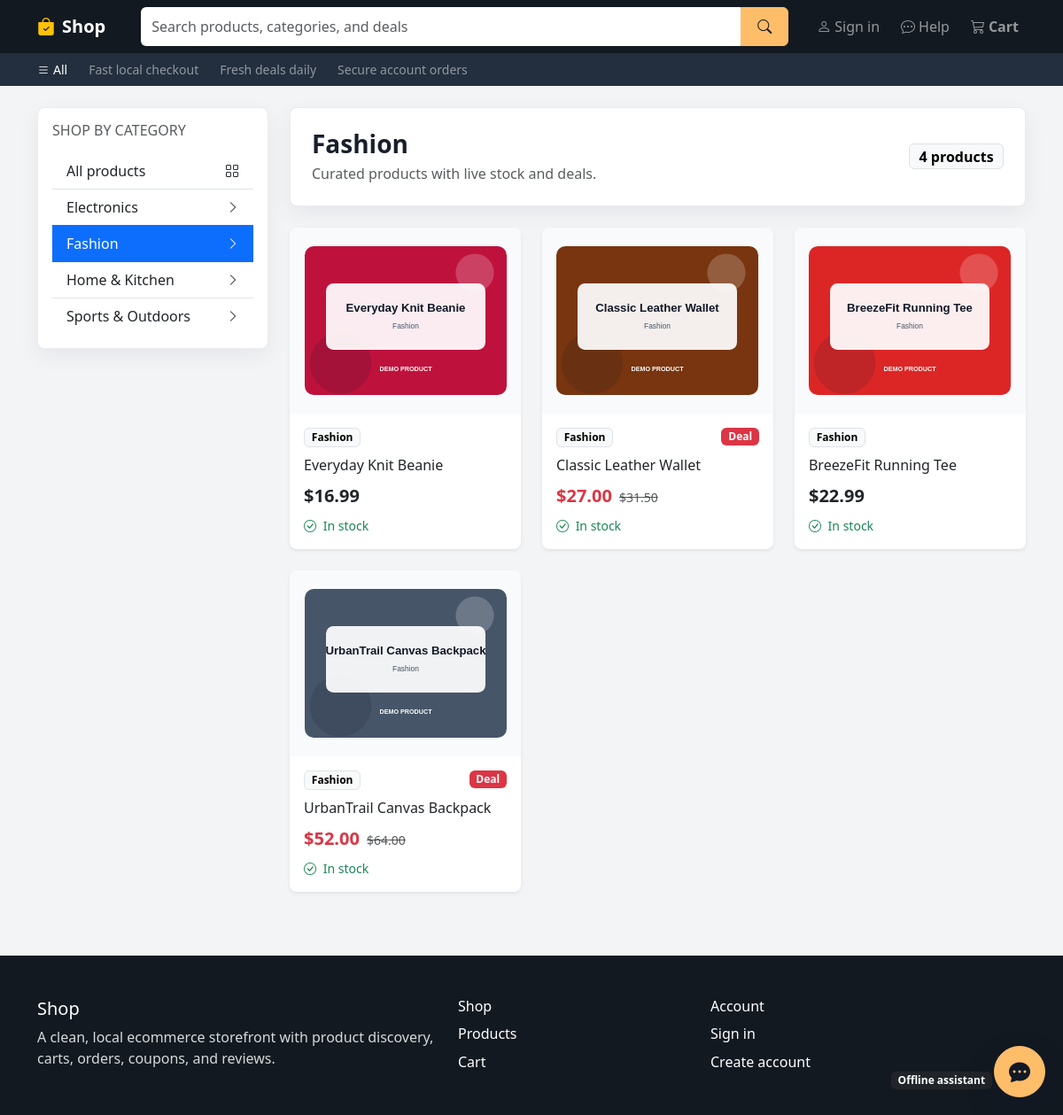
The page /products/category/fashion/ on the database its author committed.
### products/models.py (models this page shows, shortened)
class Category(models.Model):
    name = models.CharField(max_length=120, unique=True)
    slug = models.SlugField(max_length=140, unique=True, blank=True)
    description = models.TextField(blank=True)
    is_active = models.BooleanField(default=True)
    created_at = models.DateTimeField(auto_now_add=True)
    updated_at = models.DateTimeField(auto_now=True)
    class Meta:
        verbose_name = "Category"
        verbose_name_plural = "Categories"
        ordering = ["name"]

class Product(models.Model):
    category = models.ForeignKey(
        Category,
        on_delete=models.PROTECT,
        related_name="products",
    )
    name = models.CharField(max_length=180)
    slug = models.SlugField(max_length=220, unique=True, blank=True)
    description = models.TextField()
    price = models.DecimalField(
        max_digits=10,
        decimal_places=2,
        validators=[MinValueValidator(Decimal("0.01"))],
    )
    discount_price = models.DecimalField(
        max_digits=10,
        decimal_places=2,
        blank=True,
        null=True,
        validators=[MinValueValidator(Decimal("0.01"))],
    )
    stock = models.PositiveIntegerField(default=0)
    is_available = models.BooleanField(default=True)
    created_at = models.DateTimeField(auto_now_add=True)
    updated_at = models.DateTimeField(auto_now=True)
    class Meta:
        ordering = ["-created_at"]
        indexes = [
            models.Index(fields=["slug"]),
            models.Index(fields=["is_available", "stock"]),
        ]
    @property
    def has_discount(self):
        return self.discount_price is not None and self.discount_price < self.price
    @property
    def in_stock(self):
        return self.stock > 0

class ProductImage(models.Model):
    product = models.ForeignKey(
        Product,
        on_delete=models.CASCADE,
        related_name="images",
    )
    image = models.ImageField(upload_to=product_image_upload_path)
    alt_text = models.CharField(max_length=180, blank=True)
    is_primary = models.BooleanField(default=False)
    created_at = models.DateTimeField(auto_now_add=True)
    class Meta:
        ordering = ["-is_primary", "created_at"]

### products/views.py (the view)
# urls.py: path("", ProductListView.as_view(), name="product_list"),
class ProductListView(ListView):
    model = Product
    template_name = "products/product_list.html"
    context_object_name = "products"
    paginate_by = 12
    def dispatch(self, request, *args, **kwargs):
        self.category = None
        category_slug = self.kwargs.get("category_slug")
        if category_slug:
            self.category = get_object_or_404(
                Category,
                slug=category_slug,
                is_active=True,
            )
        return super().dispatch(request, *args, **kwargs)
    def get_queryset(self):
        queryset = (
            product_card_queryset()
        )
        if self.category:
            queryset = queryset.filter(category=self.category)
        search_query = self.request.GET.get("q", "").strip()
        if search_query:
            queryset = queryset.filter(
                Q(name__icontains=search_query)
                | Q(description__icontains=search_query)
                | Q(category__name__icontains=search_query)
            )
        return queryset.order_by("-created_at")
    def get_context_data(self, **kwargs):
        context = super().get_context_data(**kwargs)
        context["categories"] = Category.objects.filter(is_active=True).order_by("name")
        context["selected_category"] = self.category
        context["search_query"] = self.request.GET.get("q", "").strip()
        return context

### products/views.py (called while the page is built)
def product_card_queryset():
    return Product.objects.filter(is_available=True).select_related("category").prefetch_related(
        Prefetch(
            "images",
            queryset=ProductImage.objects.order_by("-is_primary", "created_at"),
        )
    )

### templates/products/product_list.html (shortened to what this page needs)
{% extends "base.html" %}
{% block content %}
<div class="container">
    <div class="row g-4">
        <aside class="col-lg-3">
            <div class="surface rounded-3 p-3 sticky-lg-top" style="top: 1rem;">
                <h2 class="h6 text-uppercase text-muted mb-3">Shop by category</h2>
                <div class="list-group list-group-flush rounded-2 overflow-hidden">
                    <a href="{% url 'products:product_list' %}" class="list-group-item list-group-item-action d-flex justify-content-between align-items-center {% if not selected_category %}active{% endif %}">
                        All products
                        <i class="bi bi-grid"></i>
                    </a>
                    {% for category in categories %}
                        <a href="{% url 'products:category_products' category.slug %}" class="list-group-item list-group-item-action d-flex justify-content-between align-items-center {% if selected_category == category %}active{% endif %}">
                            {{ category.name }}
                            <i class="bi bi-chevron-right small"></i>
                        </a>
                    {% empty %}
                        <span class="text-muted small">No categories yet.</span>
                    {% endfor %}
                </div>
            </div>
        </aside>
        <section class="col-lg-9" id="products-grid">
            <div class="surface rounded-3 p-4 mb-4">
                <div class="d-flex flex-column flex-md-row justify-content-between align-items-md-center gap-3">
                    <div>
                        <h1 class="h3 mb-1 fw-bold">
                            {% if selected_category %}
                                {{ selected_category.name }}
                            {% elif search_query %}
                                Search results
                            {% else %}
                                Products
                            {% endif %}
                        </h1>
                        {% if search_query %}
                            <p class="text-muted mb-0">Showing matches for "{{ search_query }}".</p>
                        {% else %}
                            <p class="text-muted mb-0">Curated products with live stock and deals.</p>
                        {% endif %}
                    </div>
                    <span class="badge text-bg-light border fs-6">{{ page_obj.paginator.count }} product{{ page_obj.paginator.count|pluralize }}</span>
                </div>
            </div>
            <div class="row row-cols-1 row-cols-sm-2 row-cols-xl-3 g-4">
                {% for product in products %}
                    <div class="col">
                        {% include "products/_product_card.html" with product=product %}
                    </div>
                {% endfor %}
            </div>
        </section>
    </div>
</div>
{% endblock %}

### templates/products/_product_card.html
<article class="card product-card h-100 border-0 shadow-sm rounded-3 overflow-hidden">
    <a href="{% url 'products:product_detail' product.slug %}" class="text-decoration-none">
        {% with image=product.images.all.0 %}
            {% if image %}
                <img src="{{ image.image.url }}" class="card-img-top object-fit-cover" alt="{{ image.alt_text|default:product.name }}" style="height: 210px;">
            {% else %}
                <div class="card-img-top product-image-fallback d-flex align-items-center justify-content-center text-muted" style="height: 210px;">
                    <i class="bi bi-image fs-2"></i>
                </div>
            {% endif %}
        {% endwith %}
    </a>
    <div class="card-body d-flex flex-column">
        <div class="d-flex justify-content-between align-items-start gap-2 mb-2">
            <span class="badge text-bg-light border">{{ product.category.name }}</span>
            {% if product.has_discount %}
                <span class="badge text-bg-danger">Deal</span>
            {% endif %}
        </div>
        <h3 class="h6 lh-base">
            <a href="{% url 'products:product_detail' product.slug %}" class="text-dark text-decoration-none">{{ product.name }}</a>
        </h3>
        <div class="mt-auto">
            {% if product.has_discount %}
                <div class="d-flex align-items-baseline gap-2">
                    <span class="fs-5 fw-bold text-danger">${{ product.discount_price }}</span>
                    <span class="small text-muted text-decoration-line-through">${{ product.price }}</span>
                </div>
            {% else %}
                <span class="fs-5 fw-bold">${{ product.price }}</span>
            {% endif %}
            <p class="small {% if product.in_stock %}text-success{% else %}text-danger{% endif %} mb-0 mt-2">
                <i class="bi {% if product.in_stock %}bi-check-circle{% else %}bi-x-circle{% endif %} me-1"></i>
                {% if product.in_stock %}In stock{% else %}Out of stock{% endif %}
            </p>
        </div>
    </div>
</article>

### templates/base.html (style rules this page uses)
:root { --shop-ink: #131921; --shop-ink-soft: #232f3e; --shop-gold: #febd69; --shop-gold-dark: #f3a847; --shop-page: #f3f4f6; }
body { background: var(--shop-page); color: #17202a; }
.surface { background: #fff; border: 1px solid rgba(15, 23, 42, .08); box-shadow: 0 8px 24px rgba(15, 23, 42, .06); }
.product-card { transition: transform .16s ease, box-shadow .16s ease; }
.product-card img, .product-image-fallback { background: #f8fafc; }

### rows shown on the page
Category: name "Electronics"
Category: name "Fashion"
Category: name "Home & Kitchen"
Category: name "Sports & Outdoors"
Product: images.all.0.image (picture), category.name "Fashion", name "Everyday Knit Beanie", price "16.99", stock "In stock"
Product: images.all.0.image (picture), category.name "Fashion", shows "Deal", name "Classic Leather Wallet", discount_price "27.00", price "31.50", stock "In stock"
Product: images.all.0.image (picture), category.name "Fashion", name "BreezeFit Running Tee", price "22.99", stock "In stock"
Product: images.all.0.image (picture), category.name "Fashion", shows "Deal", name "UrbanTrail Canvas Backpack", discount_price "52.00", price "64.00", stock "In stock"

### other values the page prints
{{ page_obj.paginator.count }} "4"
